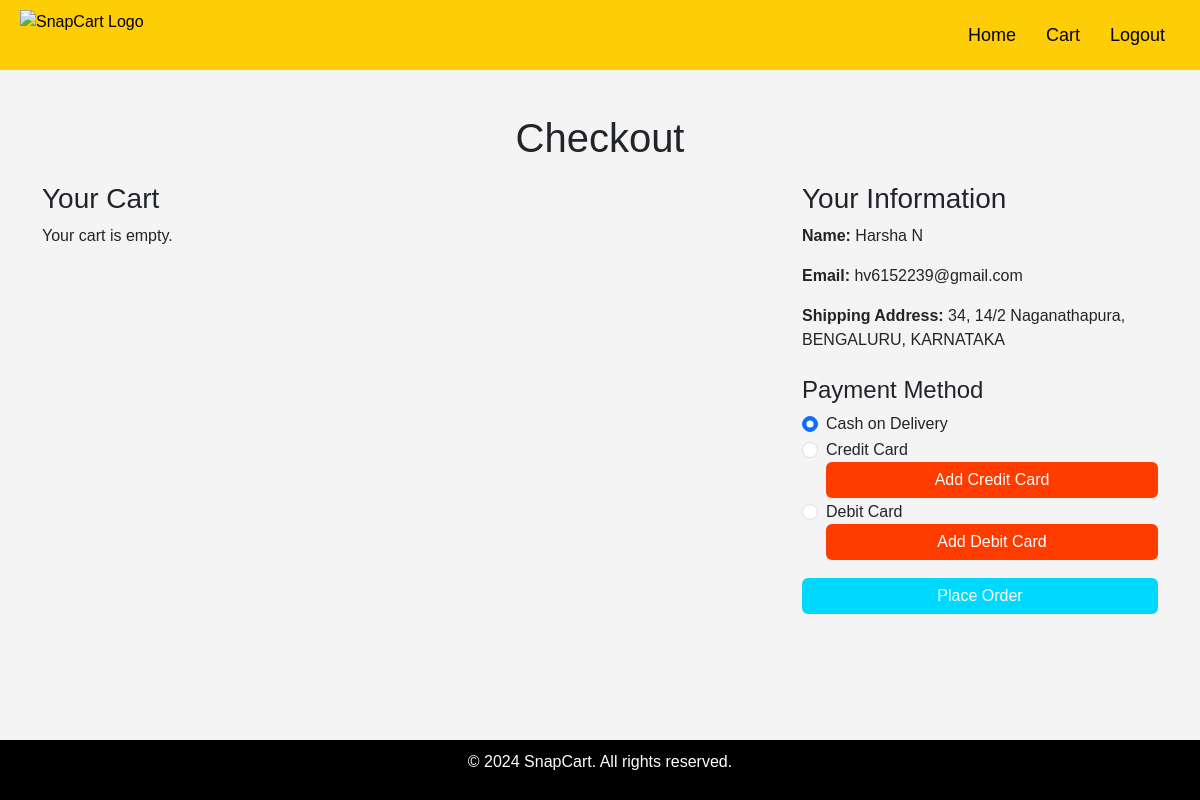
Screenshot of /checkout.php (signed in) with the database file from the repository.
### tables this page shows
CREATE TABLE `users` (
  `id` int(11) NOT NULL,
  `first_name` varchar(255) DEFAULT NULL,
  `last_name` varchar(255) DEFAULT NULL,
  `username` varchar(255) DEFAULT NULL,
  `mobile_number` varchar(20) DEFAULT NULL,
  `gender` varchar(10) DEFAULT NULL,
  `dob` date DEFAULT NULL,
  `address1` varchar(255) DEFAULT NULL,
  `address2` varchar(255) DEFAULT NULL,
  `city` varchar(100) DEFAULT NULL,
  `state` varchar(100) DEFAULT NULL,
  `country` varchar(100) DEFAULT NULL,
  `area_code` varchar(10) DEFAULT NULL,
  `profile_image` varchar(255) DEFAULT NULL,
  `email` varchar(255) NOT NULL,
  `password` varchar(255) NOT NULL,
  `role` varchar(50) DEFAULT 'customer'
);

### checkout.php (the view, shortened to what this page needs)
<?php
$servername = "localhost";
$username = "root";
$password = "";
$database = "snapcart";
$conn = new mysqli($servername, $username, $password, $database);
$user_id = $_SESSION['user_id'];
$user_query = "SELECT * FROM users WHERE id = ?";
$stmt = $conn->prepare($user_query);
$stmt->bind_param("i", $user_id);
$stmt->execute();
$user_result = $stmt->get_result();
$user = $user_result->fetch_assoc();
$cart_items = [];
$total_price = 0;
?>
<!DOCTYPE html>
<html lang="en">
<head>
    <link href="https://cdn.jsdelivr.net/npm/bootstrap@5.3.1/dist/css/bootstrap.min.css" rel="stylesheet">
    <link rel="stylesheet" href="snap_index_style.css">
</head>
<body>
    <header>
        <div class="logo">
            <img src="assets/logo1.png" alt="SnapCart Logo">
        </div>
        <nav>
            <ul>
                <li><a href="home.php">Home</a></li>
                <li><a href="cart.php">Cart</a></li>
                <li><a href="user_logout.php">Logout</a></li>
            </ul>
        </nav>
    </header>
    <main class="container mt-4">
        <h1>Checkout</h1>
        <div class="row">
            <div class="col-md-8">
                <h3>Your Cart</h3>
                <?php if (count($cart_items) > 0): ?>
                    <ul class="list-group">
                        <?php foreach ($cart_items as $item): ?>
                            <li class="list-group-item d-flex justify-content-between align-items-center">
                                <div>
                                    <img src="<?php echo htmlspecialchars($item['image']); ?>" alt="<?php echo htmlspecialchars($item['name']); ?>" style="max-width: 50px;">
                                    <strong><?php echo htmlspecialchars($item['name']); ?></strong>
                                    <span>(x<?php echo htmlspecialchars($item['quantity']); ?>)</span>
                                </div>
                                <span>₹<?php echo number_format($item['price'] * $item['quantity'], 2); ?></span>
                            </li>
                        <?php endforeach; ?>
                    </ul>
                    <h4 class="mt-4">Total: ₹<?php echo number_format($total_price, 2); ?></h4>
                <?php else: ?>
                    <p>Your cart is empty.</p>
                <?php endif; ?>
            </div>
            <div class="col-md-4">
                <h3>Your Information</h3>
                <p><strong>Name:</strong> <?php echo htmlspecialchars($user['first_name']) . ' ' . htmlspecialchars($user['last_name']); ?></p>
                <p><strong>Email:</strong> <?php echo htmlspecialchars($user['email']); ?></p>
                <p><strong>Shipping Address:</strong> <?php echo htmlspecialchars($user['address1']) . ', ' . htmlspecialchars($user['city']) . ', ' . htmlspecialchars($user['state']); ?></p>
                <h4 class="mt-4">Payment Method</h4>
                <form method="post" action="checkout.php">
                    <div class="form-check">
                        <input class="form-check-input" type="radio" name="payment_method" id="cod" value="COD" checked>
                        <label class="form-check-label" for="cod">Cash on Delivery</label>
                    </div>
                    <div class="form-check">
                        <input class="form-check-input" type="radio" name="payment_method" id="credit_card" value="Credit Card">
                        <label class="form-check-label" for="credit_card">Credit Card</label>
                        <button type="button" class="btn btn-secondary" data-bs-toggle="modal" data-bs-target="#creditCardModal">Add Credit Card</button>
                    </div>
                    <div class="form-check">
                        <input class="form-check-input" type="radio" name="payment_method" id="debit_card" value="Debit Card">
                        <label class="form-check-label" for="debit_card">Debit Card</label>
                        <button type="button" class="btn btn-secondary" data-bs-toggle="modal" data-bs-target="#debitCardModal">Add Debit Card</button>
                    </div>
                <button type="submit" name="checkout" class="btn btn-primary mt-3">Place Order</button>
            </form>
        </div>
    </div>
</main>
<footer>
    <div class="container">
        <p>&copy; 2024 SnapCart. All rights reserved.</p>
    </div>
</footer>

### snap_index_style.css (style rules this page uses)
html, body { height: 100%; }
body { font-family: Bahnschrift SemiCondensed, sans-serif; margin: 0; padding: 0; background-color: #f4f4f4; overflow-x: hidden; display: flex; flex-direction: column; }
main { flex: 1; }
h1 { text-align: center; margin: 20px 0; }
header { background-color: #ffcd05; color: #000000; padding: 10px 20px; display: flex; justify-content: space-between; align-items: center; }
header .logo { display: flex; align-items: center; }
header .logo img { height: 50px; width: auto; max-width: 100%; object-fit: contain; }
header nav ul { list-style: none; margin: 0; padding: 0; display: flex; }
header nav ul li { margin: 0 15px; }
header nav ul li a { color: #000000; text-decoration: none; font-size: 18px; }
button { padding: 25px; width: 100%; font-size: 14px; font-weight: bold; border-radius: 2px; cursor: pointer; }
.btn-primary { background-color: #00d9ff; color: #fff; border: none; }
.btn-secondary { background-color: hsl(14, 100%, 50%); color: #fff; border: none; }
footer { background-color: #000000; color: white; text-align: center; padding: 10px 10px; width: 100%; position: relative; margin-top: auto; }

### rows the page displays
users: first_name "Harsha", last_name "N", email "hv6152239@gmail.com", address1 "34, 14/2 Naganathapura", city "BENGALURU", state "KARNATAKA"
